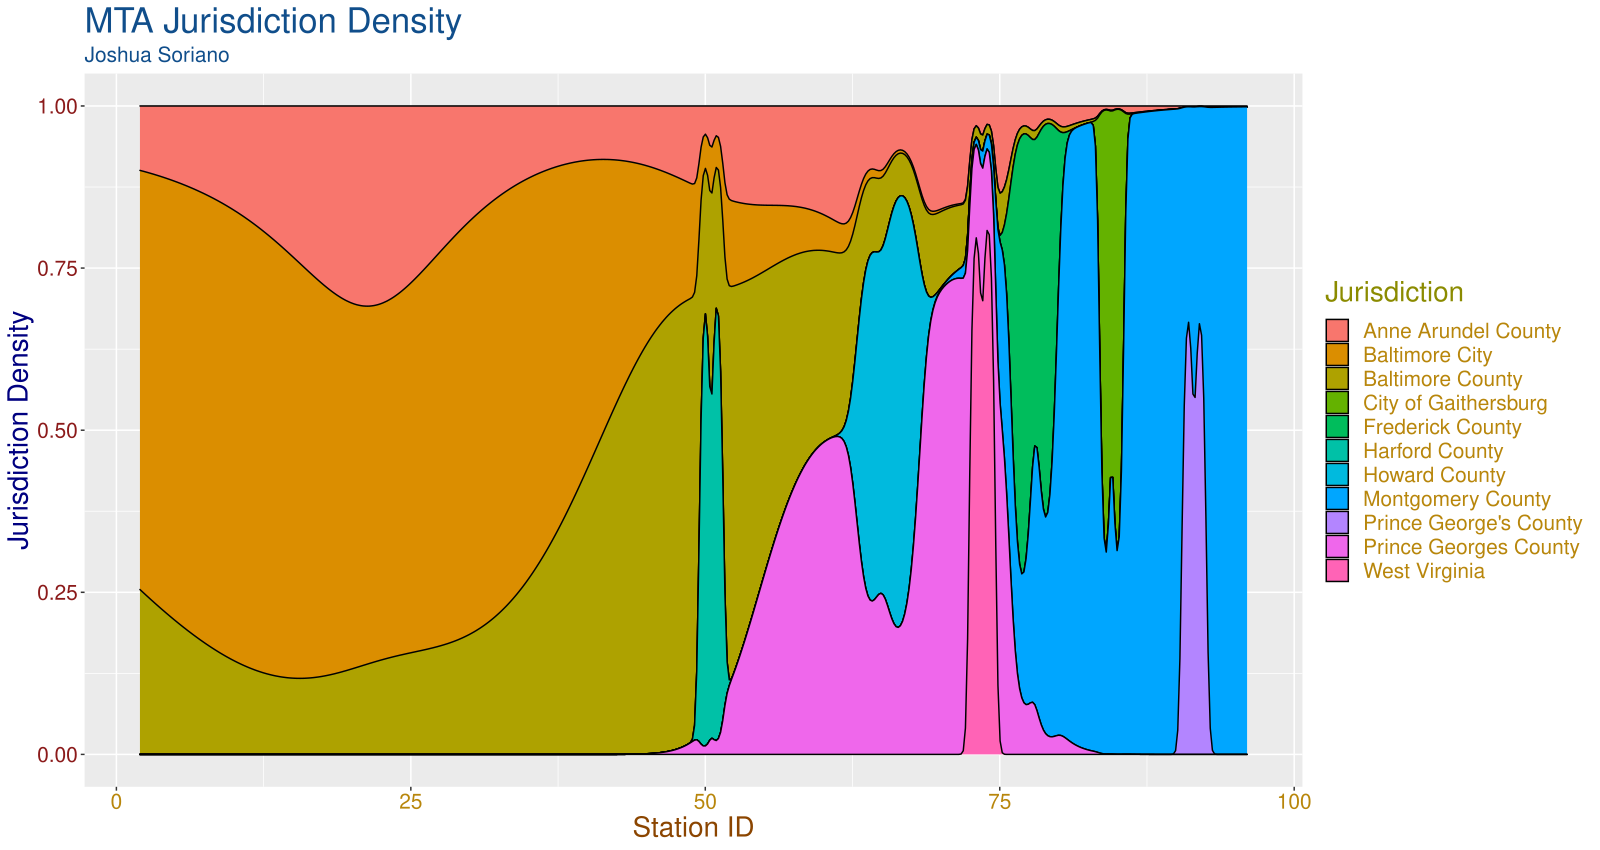

Source code (R):
# load packages

library(ggplot2)
library(tidyverse)

# Create Base Plot

MTAdensplot <- ggplot(filter(MTAdata, !is.na(Jurisdiction)), aes(Station.ID, 
                                   after_stat(count),
                                   fill = Jurisdiction))

# Create Density Plot

MTAdensplot + 
  geom_density(position = "fill") +
  labs(x = "Station ID", y = "Jurisdiction Density", 
       title = "MTA Jurisdiction Density", subtitle = "Joshua Soriano") +
  theme(axis.title.x = element_text(size = 20, color = "darkorange4"),
        axis.title.y = element_text(size = 20, color = "navyblue"),
        axis.text.x = element_text(size = 15, color = "darkgoldenrod"),
        axis.text.y = element_text(size = 15, color = "firebrick4"),
        legend.title = element_text(size = 20, color = "yellow4"),
        legend.text = element_text(size = 15, color = "darkgoldenrod"),
        plot.title = element_text(size = 25, color = "dodgerblue4"),
        plot.subtitle = element_text(size = 15, color = "dodgerblue4"))
